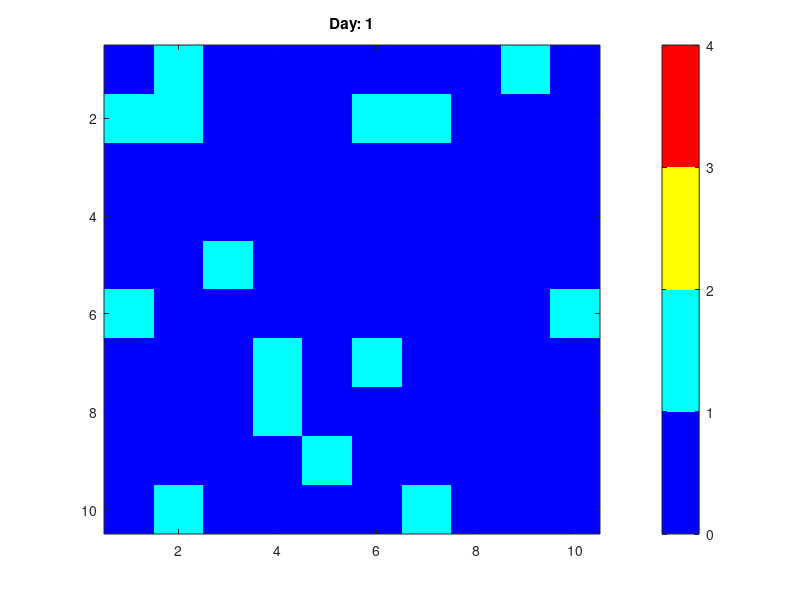

This chart was generated by the following MATLAB code: (Note: this script raises an error after producing the figure.)
% Jackson Prettyman, Matt Bass, Will Johnson
% May 10, 2021
% CA model of COVID infection accross a population

% figure dimensions
rows= 10; %number of rows 
cols = 10; %number of cols
x = 1:rows;
y = 1:cols; 

% simulation constants
days = 14; % number of days
number_iterations = days; % number of iterations 

% creating grid
cell_value = zeros(rows, cols);
cell_value_extend = zeros(rows + 2, cols + 2);
observation_period = {};
observation_period_extend = {};

% constants
length_of_infection = 2; % length in days that infection lasts
length_of_immunity = 5;
transmission_constant = .25; % chance a susceptible becomes infected ...
                             % when interacting with 1 infected
chance_of_death = .05; %chance of a death when sick
chance_of_qurantine = .30; %chance of being quarantined when applicable
chance_of_mask = .5; %chance neighbor is wearing a mask on that check
                             
%cell states
%All of the following are just state varaibles to to be easily changed
%in future simulations
susceptible_state = 0; 
exposed_state = 1;
infectious_state = 2;
recovered_state = 3;
dead_state = 9;
infected_quarantine_state = 10; %goes to this plus length of infection 
susceptible_quarantine_state = 14; %goes to this plus length of infection



% neighbor function for use in infection simulation
% input: coordinates of grid extended
% output: odds of infection given number of infected around susceptible and
% if the neighbor is wearing a mask based on the chance of mask constant
probability_of_infection = @(x, y, cell_value_ex) ...
    ((transmission_constant) ...
    * ((cell_value_ex(x + 1, y) == infectious_state && rand < chance_of_mask) ...
    + (cell_value_ex(x - 1, y) == infectious_state && rand < chance_of_mask)  ...
    + (cell_value_ex(x, y + 1) == infectious_state && rand < chance_of_mask)  ...
    + (cell_value_ex(x, y - 1) == infectious_state && rand < chance_of_mask)));

% initial population values
total_population = rows * cols; % total number of people

% initialization probabilities
probability_initially_susceptible = 0.9; % probability to start susceptible 

% initializing the grid and grid list
initial_infected = 0;
for j = x
    for k = y
        if rand > probability_initially_susceptible
            cell_value(j, k) = cell_value(j, k) + 1;
            initial_infected = initial_infected + 1;
        end
    end
end

cell_value_extend(2:rows + 1, 2:cols + 1) = cell_value;
observation_period{1} = cell_value;
observation_period_extend{1} = cell_value_extend;

% population arrays
susceptible_array = zeros(1, number_iterations);
susceptible_array(1) = total_population - initial_infected;
infected_array = zeros(1, number_iterations);
infected_array(1) = initial_infected;
recovered_array = zeros(1, number_iterations);

for i = 2:number_iterations    
     cell_value = observation_period{i - 1};
     cell_value_extend = observation_period_extend{i - 1};
     for row = 2:rows + 1
         for col = 2:cols + 1
             if cell_value(row - 1, col - 1) == susceptible_state
                cell_value(row - 1, col - 1) = ...
                    cell_value(row - 1, col - 1) + (rand < ...
                    probability_of_infection(row, col, cell_value_extend));
                if probability_of_infection(row, col, cell_value_extend) ~= ...
                        susceptible_state && cell_value(row - 1, col - 1) == ...
                        susceptible_state && ...
                        rand <= chance_of_qurantine
                    cell_value(row - 1, col - 1) = ...
                        susceptible_quarantine_state;
                end
                    
             elseif (cell_value(row - 1, col - 1) > susceptible_state && ...
                 cell_value(row - 1, col - 1) < recovered_state+...
                 length_of_immunity) || ...
                 (cell_value(row - 1, col - 1)>dead_state && ...
                   cell_value(row - 1, col - 1)<infected_quarantine_state +...
                   length_of_infection) || ...
                   (cell_value(row - 1, col - 1) >= ...
                   susceptible_quarantine_state && ...
                   cell_value(row - 1, col - 1) < ...
                   susceptible_quarantine_state + length_of_infection)
                cell_value(row - 1, col - 1) = ...
                    cell_value(row - 1, col - 1) + 1;
                if ((cell_value(row - 1, col - 1) > susceptible_state && ...
                   cell_value(row - 1, col - 1)<recovered_state)|| ...
                   (cell_value(row - 1, col - 1)>dead_state && ...
                   cell_value(row - 1, col - 1)<infected_quarantine_state + ...
                   length_of_infection))...
                   && rand<= chance_of_death
                    cell_value(row - 1, col - 1) = dead_state;
                end
                if cell_value(row - 1, col - 1) > susceptible_state && ...
                        cell_value(row - 1, col - 1) < infectious_state && ...
                        rand <= chance_of_qurantine
                    cell_value(row - 1, col - 1) = infected_quarantine_state;
                end
                    
                if cell_value(row - 1, col - 1) == recovered_state+...
                   length_of_immunity || ...
                   cell_value(row - 1, col - 1) == ...
                   susceptible_quarantine_state + length_of_infection
                    cell_value(row - 1, col - 1) = susceptible_state;
                    
                end
                if cell_value(row - 1, col - 1) == ...
                   infected_quarantine_state + length_of_infection
                        cell_value(row - 1, col - 1) = recovered_state;
                end
             end
         end 
     end
     cell_value_extend(2:rows + 1, 2:cols + 1) = cell_value;
     observation_period{i} = cell_value;
     observation_period_extend{i} = cell_value_extend;
end






%Plotting the CA for each time step

upper_cv_bound = 4;
lower_cv_bound = 0;

%set the color map
set(groot,'DefaultFigureColormap',jet(4));
figure;
for i=1:1:number_iterations
    
    ca_model = observation_period{i};
   
    %Get max and mic cell value for the entire CA simulation
    
    imagesc(ca_model);
    caxis([lower_cv_bound,upper_cv_bound]);
    title(sprintf('Day: %d',i));
    cbh = colorbar();
    cbh.Ticks = linspace(0, 4, 1); 
    hold;
    axis equal; axis tight; axis xy;
    
    %wait to go onto next image
    fprintf('Waiting for any key to be pressed\n');
    w = waitforbuttonpress;
end